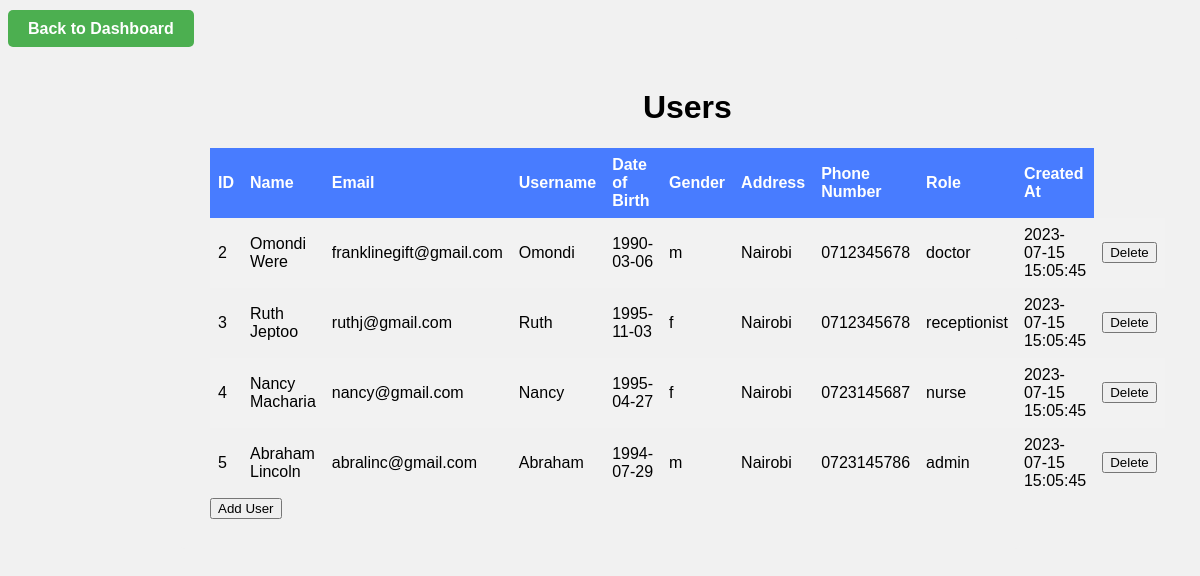
The page /users.php on the database its author committed.
### tables this page shows
CREATE TABLE `users` (
  `user_id` int(11) NOT NULL,
  `first_name` varchar(50) NOT NULL,
  `last_name` varchar(50) NOT NULL,
  `user_name` varchar(50) NOT NULL,
  `email` varchar(50) NOT NULL,
  `password` varchar(50) NOT NULL,
  `confirm_password` varchar(50) NOT NULL,
  `dob` date NOT NULL,
  `gender` varchar(1) NOT NULL,
  `address` varchar(50) NOT NULL,
  `phone_number` varchar(50) NOT NULL,
  `Role` enum('admin','receptionist','nurse','doctor') NOT NULL DEFAULT 'receptionist',
  `created_at` timestamp NOT NULL DEFAULT current_timestamp() ON UPDATE current_timestamp()
);

### users.php (the view, shortened to what this page needs)
<!DOCTYPE html>
<html>
<head>
</head>
<body>
    <div class="back">
        <a href="admin.php" class="back-button">Back to Dashboard</a>
    </div>
    <div class="dashboard">
        <div class="main-content">
            <h1>Users</h1>
            <?php
            require "connect.php";
            $sql = "SELECT * FROM users";
            $result = mysqli_query($conn, $sql);
            if (mysqli_num_rows($result) > 0) {
                echo "<table>";
                echo "<tr><th>ID</th><th>Name</th><th>Email</th><th>Username</th><th>Date of Birth</th><th>Gender</th><th>Address</th><th>Phone Number</th><th>Role</th><th>Created At</th></tr>";
                while ($row = mysqli_fetch_assoc($result)) {
                    echo "<tr>";
                    echo "<td>" . $row["user_id"] . "</td>";
                    echo "<td>" . $row["first_name"] . ' ' .  $row["last_name"] . "</td>";
                    echo "<td>" . $row["email"] . "</td>";
                    echo "<td>" . $row["user_name"] . "</td>";
                    echo "<td>" . $row["dob"] . "</td>";
                    echo "<td>" . $row["gender"] . "</td>";
                    echo "<td>" . $row["address"] . "</td>";
                    echo "<td>" . $row["phone_number"] . "</td>";
                    echo "<td>" . $row["Role"] . "</td>";
                    echo "<td  colspan='10'>" . $row["created_at"] . "</td>";
                    echo '<td>';
                    echo '<form method="POST">';
                    echo '<button type="submit">Delete</button>';
                    echo '</form>';
                    echo '</td>';
                    echo "</tr>";
                }
                echo "</table>";
            } else {
                echo "No users found.";
            }
            ?>
            <button onclick="toggleUserForm()">Add User</button>
        </div>
    </div>
</body>
</html>

### users.php (style rules this page uses)
body { font-family: Verdana, Geneva, Tahoma, sans-serif; background-color: #f1f1f1; }
.dashboard { display: flex; max-width: 800px; margin: 0 auto; padding: 20px; background-color: #f1f1f1; border-radius: 5px; }
.main-content { flex-basis: calc(100% - 200px); padding: 10px; }
h1 { text-align: center; }
table { border-collapse: collapse; width: 100%; }
th, td { text-align: left; padding: 8px; }
tr:nth-child(even) { background-color: #f2f2f2; }
th { background-color: #487cff; color: white; }
.back { margin-top: 20px; }
.back-button { padding: 10px 20px; background-color: #4CAF50; color: white; border: none; text-decoration: none; font-weight: bold; border-radius: 5px; }

### rows shown on the page
users: user_id "2", first_name "Omondi", last_name "Were", email "franklinegift@gmail.com", user_name "Omondi", dob "1990-03-06", gender "m", address "Nairobi", phone_number "0712345678", Role "doctor", created_at "2023-07-15 15:05:45"
users: user_id "3", first_name "Ruth", last_name "Jeptoo", email "ruthj@gmail.com", user_name "Ruth", dob "1995-11-03", gender "f", address "Nairobi", phone_number "0712345678", Role "receptionist", created_at "2023-07-15 15:05:45"
users: user_id "4", first_name "Nancy", last_name "Macharia", email "nancy@gmail.com", user_name "Nancy", dob "1995-04-27", gender "f", address "Nairobi", phone_number "0723145687", Role "nurse", created_at "2023-07-15 15:05:45"
users: user_id "5", first_name "Abraham", last_name "Lincoln", email "abralinc@gmail.com", user_name "Abraham", dob "1994-07-29", gender "m", address "Nairobi", phone_number "0723145786", Role "admin", created_at "2023-07-15 15:05:45"
